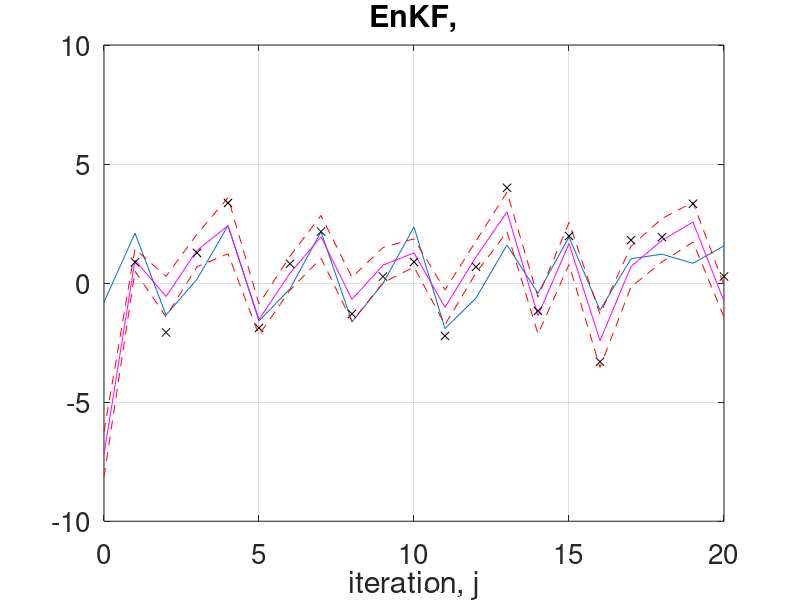
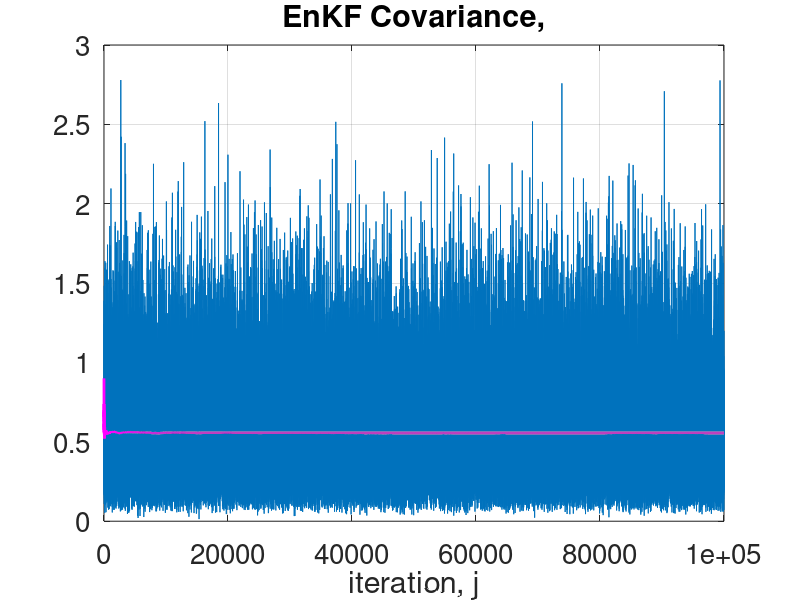
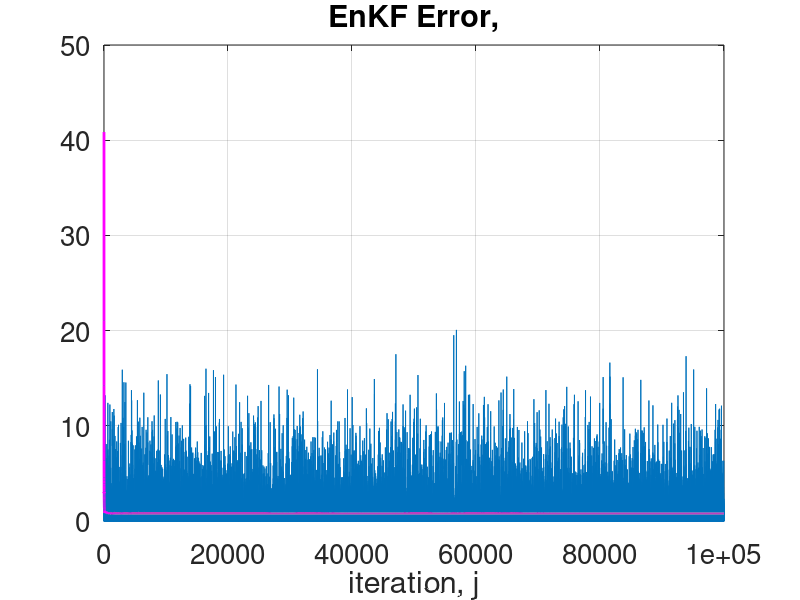

The MATLAB source for these figures, in order:
clear;set(0,'defaultaxesfontsize',20);format long
%%%Ensemble Kalman Filter (PO), sin map (Ex. 1.3)
%% setup

%Total Time T: Set the total iteration time.
%M: Set the dynamics
%H: observation operator
%v and w: dynamic noise and observation noise
%initial state and covariance
%Have a set of ensembles and save it to U
%Calculate the mean and covariance of the ensemble.
%

J=1e5;% number of steps
alpha=2.5;% dynamics determined by alpha
gamma=1;% observational noise variance is gamma^2
sigma=3e-1;% dynamics noise variance is sigma^2
C0=9e-2;% prior initial condition variance
m0=0;% prior initial condition mean
sd=1;rng(sd);% choose random number seed
N=10;% number of ensemble members

m=zeros(J,1);v=m;y=m;c=m;U=zeros(J,N);% pre-allocate
v(1)=m0+sqrt(C0)*randn;% initial truth
m(1)=10*randn;% initial mean/estimate
c(1)=10*C0;H=1;% initial covariance and observation operator
U(1,:)=m(1)+sqrt(c(1))*randn(1,N);
m(1)=sum(U(1,:))/N;% initial ensemble

%% solution % assimilate!

for j=1:J   
    
    v(j+1)=alpha*cos(v(j)) + sigma*randn;% truth
    y(j)=H*v(j+1)+gamma*randn;% observation

    Uhat=alpha*cos(U(j,:))+sigma*randn(1,N);% ensemble predict
    mhat=sum(Uhat)/N;% estimator predict
    chat=(Uhat-mhat)*(Uhat-mhat)'/(N-1);% covariance predict  

    % Here the y(j)+ gamma * randn(1,N) is to get the true state project to
    % y, we generate true state sample, but not make it to have mean until
    % the output step
    d=y(j)+ gamma * randn(1,N) - H * Uhat;% innovation
    K=(chat*H')/(H*chat*H'+gamma^2);% Kalman gain
    U(j+1,:)=Uhat+K*d;% ensemble update
    m(j+1)=sum(U(j+1,:))/N;% estimator update
    c(j+1)=(U(j+1,:)-m(j+1))*(U(j+1,:)-m(j+1))'/(N-1);% covariance update    
    
end

js=21;% plot truth, mean, standard deviation, observations
figure;plot([0:js-1],v(1:js));hold;plot([0:js-1],m(1:js),'m');
plot([0:js-1],m(1:js)+sqrt(c(1:js)),'r--');plot([1:js-1],y(1:js-1),'kx');
plot([0:js-1],m(1:js)-sqrt(c(1:js)),'r--');hold;grid;xlabel('iteration, j');
title('EnKF,')

figure;plot([0:J],c);hold
plot([0:J],cumsum(c)./[1:J+1]','m','Linewidth',2);grid
hold;xlabel('iteration, j');
title('EnKF Covariance,');

figure;plot([0:J],(v-m).^2);hold;
plot([0:J],cumsum((v-m).^2)./[1:J+1]','m','Linewidth',2);grid
hold;xlabel('iteration, j');
title('EnKF Error,')







